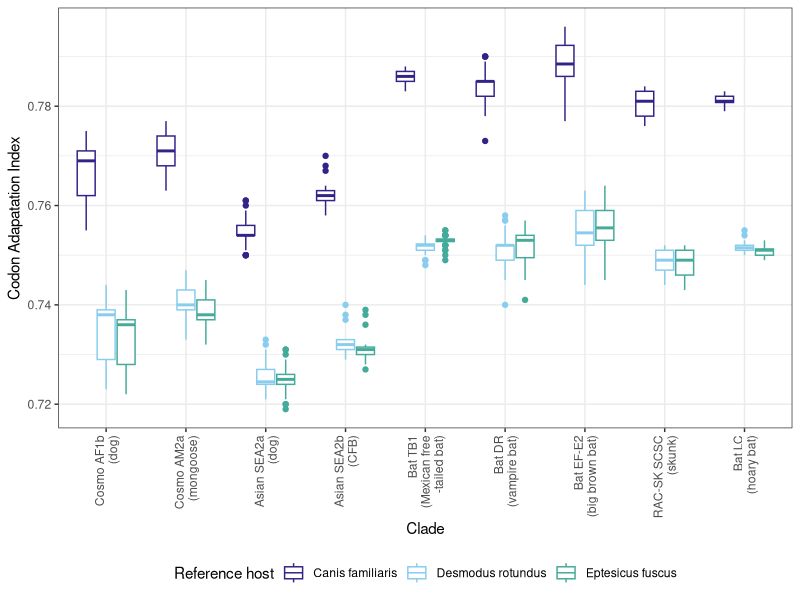
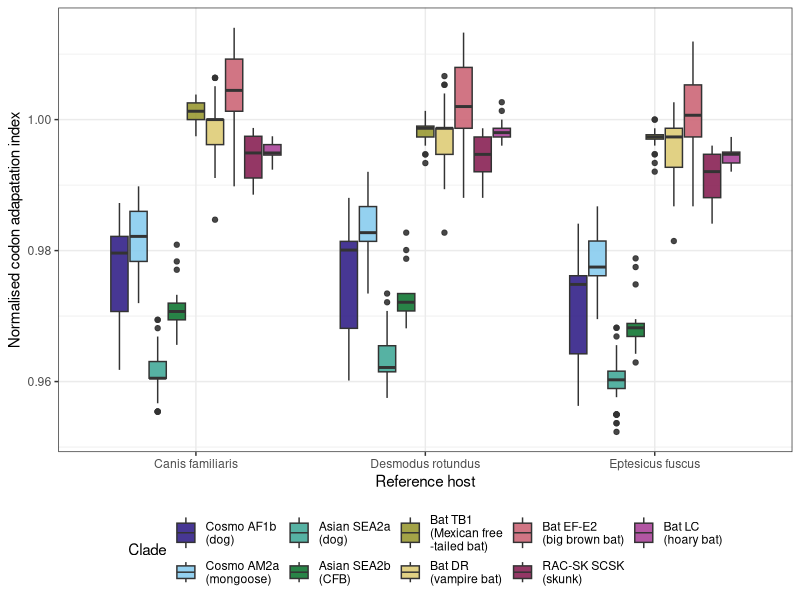

Recreate these plots in R, in order.
library("readxl")
library("ggplot2")
library("ggtext")

df = read.csv("data/HIVE-CUTS_CAI.csv")

reference = as.data.frame(read_excel("data/Codon_usage_N.xlsx"))
for(i in 3:ncol(reference)){
  colnames(reference)[i] = paste0(as.character(reference[1,i]),"_",colnames(reference)[i])
}
colnames(reference)[2] = "Accession no."
reference = reference[2:nrow(reference),]

df$clade = NA
for(i in 1:nrow(df)){
  df$clade[i] = reference$Host[reference$`Accession no.` == df$Name[i]]
}


df$clade = factor(df$clade, c("Dog (AF1b)", "Mongoose","Dog (SEA2a)", "Chinese ferret badger",
                              "Free-tailed bat",
                              "Vampire bat", "Big brown bat","Skunk", "Hoary bat"))

my_pal <- c("#332288","#88CCEE","#44AA99","#117733","#999933",
            "#DDCC77","#CC6677","#882255","#AA4499")

library("tidyr")
df2 <- pivot_longer(df, cols=c(Canis_familiaris, Eptesicus_fuscus, Desmodus_rotundus)) 

ggplot(data = df2, aes(x = clade, y = value, color = name))+
  geom_boxplot()+ 
  # geom_jitter(alpha  = 0.4, 
  #       width = 0.4, height = 0) +
  theme_bw()+ 
  scale_color_manual(values = my_pal, labels = c("Canis familiaris",
                     "Desmodus rotundus", "Eptesicus fuscus"),
                     name = "Reference host")+
  scale_x_discrete(labels=c("Cosmo AF1b\n(dog)",
                            "Cosmo AM2a\n(mongoose)",
                            "Asian SEA2a\n(dog)",
                            "Asian SEA2b\n(CFB)",
                            "Bat TB1\n(Mexican free\n-tailed bat)",
                            "Bat DR\n(vampire bat)",
                            "Bat EF-E2\n(big brown bat)",
                            "RAC-SK SCSC\n(skunk)",
                            "Bat LC\n(hoary bat)"))+ 
  ylab("Codon Adapatation Index") +
  xlab("Clade") +
  theme(axis.text.x = element_text(angle = 90, vjust = 0.5, hjust=1),
        axis.title.y = ggtext::element_markdown(), legend.position = "bottom")


canis_familiaris_eCAI = 0.785
desmodus_rotundus_eCAI = 0.753
eptesicus_fuscus_eCAI = 0.755

df2$normalised = NA
df2$normalised[df2$name == "Canis_familiaris"] = df2$value[df2$name == "Canis_familiaris"]/canis_familiaris_eCAI
df2$normalised[df2$name == "Eptesicus_fuscus"] = df2$value[df2$name == "Eptesicus_fuscus"]/eptesicus_fuscus_eCAI
df2$normalised[df2$name == "Desmodus_rotundus"] = df2$value[df2$name == "Desmodus_rotundus"]/desmodus_rotundus_eCAI

ggplot(data = df2, aes(x = name, y = normalised, fill = clade))+
  geom_boxplot(alpha = 0.9)+ 
  theme_bw()+ 
scale_fill_manual(values = my_pal, labels = c("Cosmo AF1b\n(dog)",
                                               "Cosmo AM2a\n(mongoose)",
                                               "Asian SEA2a\n(dog)",
                                               "Asian SEA2b\n(CFB)",
                                               "Bat TB1\n(Mexican free\n-tailed bat)",
                                               "Bat DR\n(vampire bat)",
                                               "Bat EF-E2\n(big brown bat)",
                                               "RAC-SK SCSK\n(skunk)",
                                               "Bat LC\n(hoary bat)"),
                   name = "Clade")+
scale_x_discrete(labels=c("Canis familiaris",
                                               "Desmodus rotundus", "Eptesicus fuscus"))+
  ylab("Normalised codon adapatation index") +
  xlab("Reference host") +
  theme(legend.position = "bottom")
